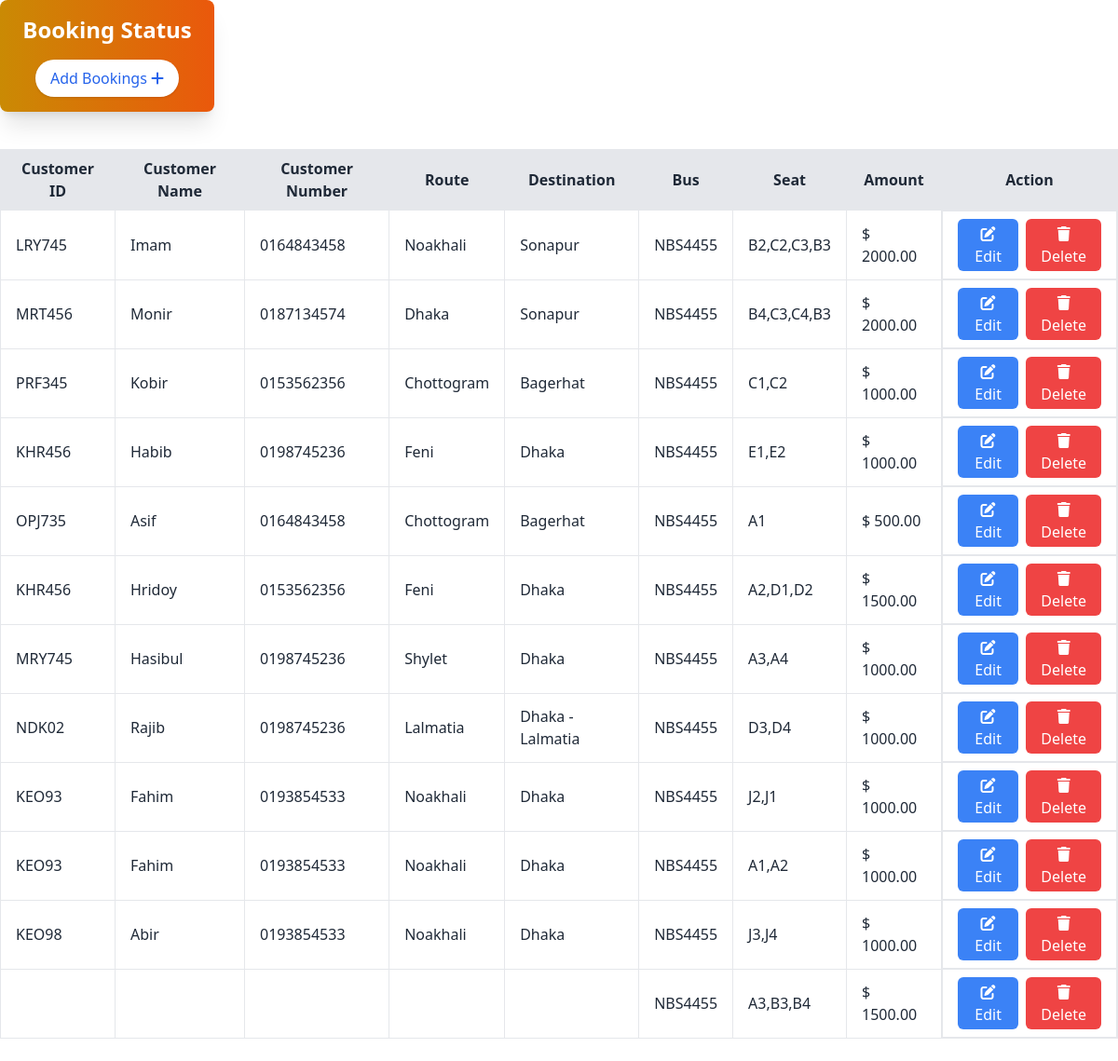
The page /AdminPanle/pages/booking.php?selectBus=NBS4455 on the database its author committed.
### tables this page shows
CREATE TABLE `bookings` (
  `id` int(11) NOT NULL,
  `customerId` varchar(255) NOT NULL,
  `customerName` varchar(255) NOT NULL,
  `customerNumber` varchar(20) NOT NULL,
  `route` varchar(255) NOT NULL,
  `destination` varchar(255) NOT NULL,
  `selectBus` varchar(50) NOT NULL,
  `seat` text NOT NULL,
  `amount` decimal(10,2) NOT NULL
);

### AdminPanle/pages/booking.php (the view, shortened to what this page needs)
<?php
$conn = mysqli_connect("localhost", "root", "", "shohoz_bus");
?>
<!DOCTYPE html>
<html lang="en">
<head>
    <link href="https://cdn.jsdelivr.net/npm/daisyui@4.12.14/dist/full.min.css" rel="stylesheet" type="text/css" />
    <link href="https://cdn.jsdelivr.net/npm/flowbite@2.5.2/dist/flowbite.min.css" rel="stylesheet" />
    <script src="https://cdn.tailwindcss.com"></script>
</head>
<body>
    <div id="addBooking" class="bg-gradient-to-r from-yellow-600 to-orange-600 w-[230px] h-[120px] shadow-xl rounded-lg flex flex-col items-center justify-center p-4 text-white">
        <h2 class="text-2xl font-bold mb-2">Booking Status</h2>
        <button id="openModalBtn" class="mt-2 px-4 py-2 bg-white text-blue-600 rounded-full shadow hover:bg-gray-100">
            Add Bookings <i class="fa-solid fa-plus"></i>
        </button>
    </div>
    <div class="overflow-x-auto mt-10  w-full mb-6">
        <table class="min-w-full table-auto border border-collapse">
            <thead>
                <tr class="bg-[#e5e7eb]">
                    <th class="border px-4 py-2">Customer ID</th>
                    <th class="border px-4 py-2">Customer Name</th>
                    <th class="border px-4 py-2">Customer Number</th>
                    <th class="border px-4 py-2">Route</th>
                    <th class="border px-4 py-2">Destination</th>
                    <th class="border px-4 py-2">Bus</th>
                    <th class="border px-4 py-2">Seat</th>
                    <th class="border px-4 py-2">Amount</th>
                    <th class="border px-4 py-2">Action</th>
                </tr>
            </thead>
            <tbody>
            <?php
            $result = mysqli_query($conn, "SELECT * FROM bookings");
            while ($row = mysqli_fetch_assoc($result)) {
                echo "<tr class='hover:bg-[#e5e7eb]'>
                        <td class='border px-4 py-2'>{$row['customerId']}</td>
                        <td class='border px-4 py-2'>{$row['customerName']}</td>
                        <td class='border px-4 py-2'>{$row['customerNumber']}</td>
                        <td class='border px-4 py-2'>{$row['route']}</td>
                        <td class='border px-4 py-2'>{$row['destination']}</td>
                        <td class='border px-4 py-2'>{$row['selectBus']}</td>
                        <td class='border px-4 py-2'>{$row['seat']}</td>
                        <td class='border px-4 py-2'>$ {$row['amount']}</td>
                        <td class='px-4 flex gap-2 py-2 border text-center'>
                            <button class='text-white rounded-md px-3 py-1 bg-blue-500 edit-button'
                                    data-id='{$row['id']}'
                                    data-name='{$row['customerName']}'
                                    data-number='{$row['customerNumber']}'>
                                <i class='fas fa-edit'></i> Edit
                            </button>
                            <a href='dashboard.php?pages=booking&deleteId={$row['id']}'
                               class='text-white rounded-md px-3 py-1 bg-red-500'
                               onclick='return confirm(\"Are you sure you want to delete this booking?\");'>
                               <i class='fas fa-trash'></i> Delete
                            </a>
                        </td>
                      </tr>";
            }
            ?>
            </tbody>
        </table>
    </div>
</body>
</html>

### rows shown on the page
bookings: customerId "LRY745", customerName "Imam", customerNumber "0164843458", route "Noakhali", destination "Sonapur", selectBus "NBS4455", seat "B2,C2,C3,B3", amount "2000.00"
bookings: customerId "MRT456", customerName "Monir", customerNumber "0187134574", route "Dhaka", destination "Sonapur", selectBus "NBS4455", seat "B4,C3,C4,B3", amount "2000.00"
bookings: customerId "PRF345", customerName "Kobir", customerNumber "0153562356", route "Chottogram", destination "Bagerhat", selectBus "NBS4455", seat "C1,C2", amount "1000.00"
bookings: customerId "KHR456", customerName "Habib", customerNumber "0198745236", route "Feni", destination "Dhaka", selectBus "NBS4455", seat "E1,E2", amount "1000.00"
bookings: customerId "OPJ735", customerName "Asif", customerNumber "0164843458", route "Chottogram", destination "Bagerhat", selectBus "NBS4455", seat "A1", amount "500.00"
bookings: customerId "KHR456", customerName "Hridoy", customerNumber "0153562356", route "Feni", destination "Dhaka", selectBus "NBS4455", seat "A2,D1,D2", amount "1500.00"
bookings: customerId "MRY745", customerName "Hasibul", customerNumber "0198745236", route "Shylet", destination "Dhaka", selectBus "NBS4455", seat "A3,A4", amount "1000.00"
bookings: customerId "NDK02", customerName "Rajib", customerNumber "0198745236", route "Lalmatia", destination "Dhaka - Lalmatia", selectBus "NBS4455", seat "D3,D4", amount "1000.00"
bookings: customerId "KEO93", customerName "Fahim", customerNumber "0193854533", route "Noakhali", destination "Dhaka", selectBus "NBS4455", seat "J2,J1", amount "1000.00"
bookings: customerId "KEO93", customerName "Fahim", customerNumber "0193854533", route "Noakhali", destination "Dhaka", selectBus "NBS4455", seat "A1,A2", amount "1000.00"
bookings: customerId "KEO98", customerName "Abir", customerNumber "0193854533", route "Noakhali", destination "Dhaka", selectBus "NBS4455", seat "J3,J4", amount "1000.00"
bookings: selectBus "NBS4455", seat "A3,B3,B4", amount "1500.00"
